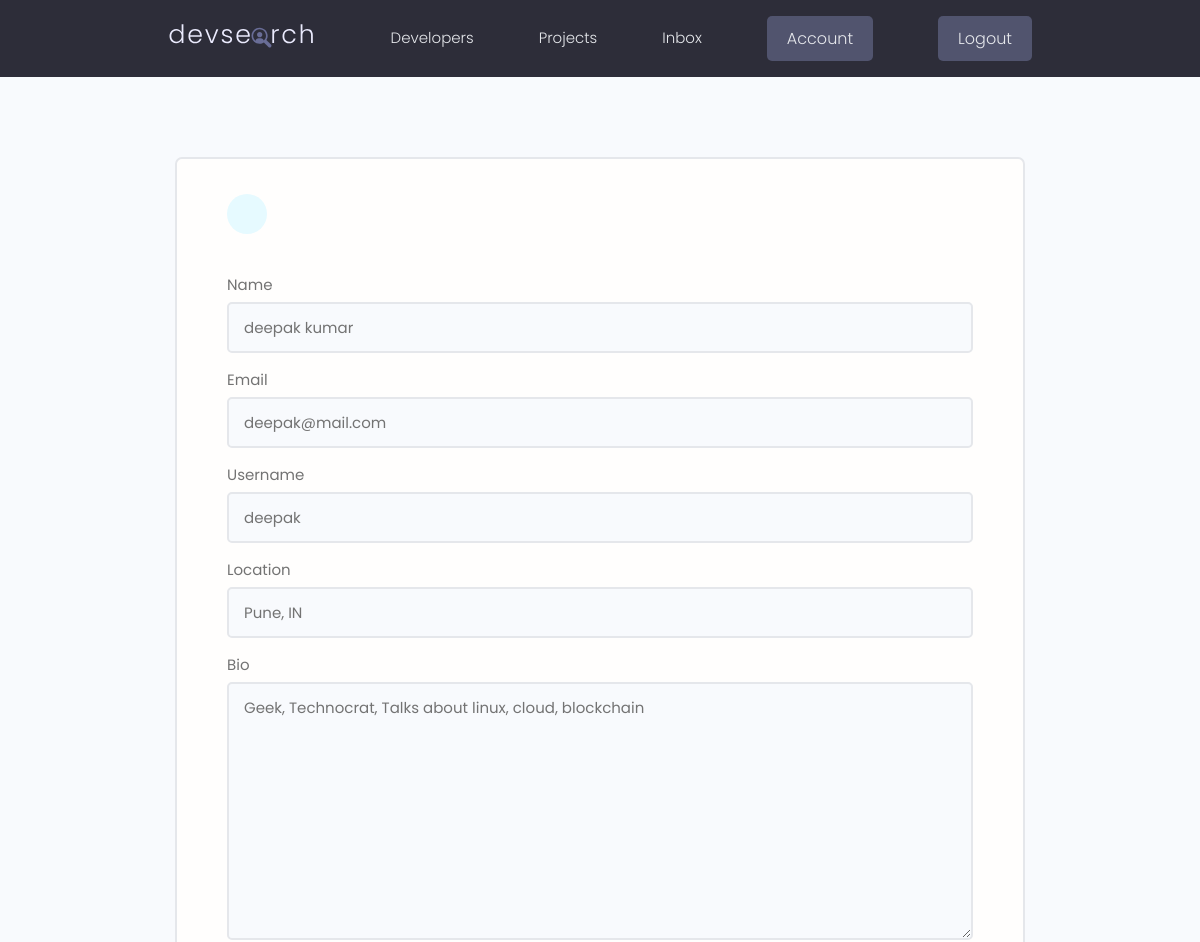
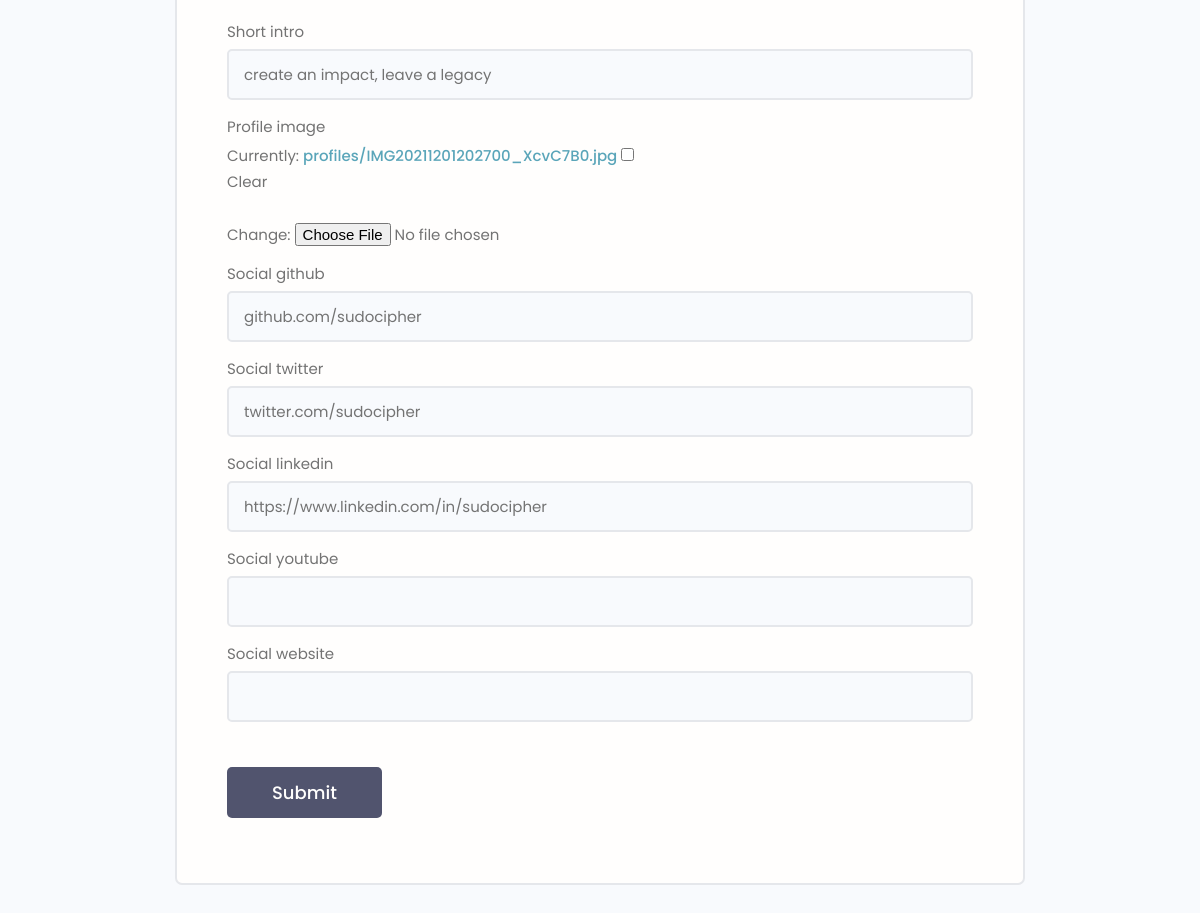
The page /edit-account/ (signed in) on the database its author committed (2 pictures, top to bottom).
### users/models.py (models this page shows, shortened)
class Profile(models.Model):
    user = models.OneToOneField(User, on_delete=models.CASCADE,null=True, blank=True)
    name = models.CharField(max_length=200, blank=True, null=True)
    email = models.EmailField(max_length=500, blank=True, null=True)
    username = models.CharField(max_length=200, blank=True, null=True)
    location = models.CharField(max_length=200, blank=True, null=True)
    short_intro = models.CharField(max_length=200, blank=True, null=True)
    bio = models.TextField(blank=True, null=True)
    profile_image = models.ImageField(null=True, blank=True, upload_to='profiles/', default="profiles/user-default.png")
    social_github = models.CharField(max_length=200, blank=True, null=True)
    social_twitter = models.CharField(max_length=200, blank=True, null=True)
    social_linkedin = models.CharField(max_length=200, blank=True, null=True)
    social_youtube = models.CharField(max_length=200, blank=True, null=True)
    social_website = models.CharField(max_length=200, blank=True, null=True)
    created = models.DateTimeField(auto_now_add=True)
    id = models.UUIDField(default=uuid.uuid4, unique=True, primary_key=True, editable=False)

### users/views.py (the view)
# urls.py: path('edit-account/', views.editAccount, name="edit-account"),
@login_required(login_url="login")
def editAccount(request):
    profile = request.user.profile
    form = ProfileForm(instance=profile)
    if request.method == "POST":
        form = ProfileForm(request.POST, request.FILES, instance=profile)
        if form.is_valid():
            form.save()
            return redirect('account')
    context = {"form": form}
    return render(request, 'users/profile_form.html', context)

### users/forms.py
class ProfileForm(ModelForm):
    class Meta:
        model = Profile
        fields = ["name", "email", "username", "location", "bio", "short_intro", "profile_image", "social_github", "social_twitter", "social_linkedin", "social_youtube", "social_website"]
    def __init__(self, *args, **kwargs):
        super(ProfileForm, self).__init__(*args, **kwargs)
        for name, field in self.fields.items():
            field.widget.attrs.update({'class': 'input'})

### users/templates/users/profile_form.html (shortened to what this page needs)
{% extends 'main.html' %}
{% block content %}
<main class="formPage my-xl">
    <div class="content-box">
        <div class="formWrapper">
            <a class="backButton" href="{% url 'account' %}"></a>
            <br>
            <form class="form" action="{% url 'edit-account' %}" method="POST" enctype="multipart/form-data">
                {% for field in form %}
                <div class="form__field">
                    <label for="formInput#text">{{field.label}} </label>
                    {{field}}
                </div>
                {% endfor %}
                <input class="btn btn--sub btn--lg  my-md" type="submit" value="Submit" />
            </form>
        </div>
    </div>
</main>
{% endblock content %}

### static/styles/app.css (style rules this page uses)
:root { --color-sub: #2d2d39; }
.btn--sub { background-color: var(--color-sub-light); }
.content-box { width: 95%; max-width: 85rem; margin: 0 auto; }
.backButton { background: var(--color-main-light); color: var(--color-main); width: 4rem; height: 4rem; display: flex; align-items: center; justify-content: center; border-radius: 50%; }
.formPage .formWrapper { list-style: none; background: var(--color-white); padding: 3.5rem 5rem; border: 2px solid var(--color-light); border-radius: 0.7rem; }

### static/uikit/styles/modules/_variables.css (style rules this page uses)
:root { --color-main: #5aa5b9; --color-main-light: #e6faff; --color-sub: #3f4156; --color-sub-light: #51546e; --color-sub-lighter: #ededfd; --color-text: #737373; --color-gray: #8b8b8b; --color-light: #e5e7eb; --color-light-gray: #767676; --color-bg: #f8fafd; --color-white: #fffefd; --color-white-light: #f3f3f3; --color-success: #359e64; --color-success-bg: #def8e8; --color-error: #fc4b0b; --color-error-bg: #fff2ee; --font-base: 'Poppins', arial, helvetica, 'Segoe UI', roboto, ubuntu, sans-serif; --font-monospace: 'Fira Code', 'Courier New', courier, monospace; --font-regular: 300; --font-medium: 500; --font-bold: 700; --generic-shadow: 1px 1px 5px #00000010; --generic-transition: all 0.3s ease-in-out; }

### static/uikit/styles/modules/_base.css (style rules this page uses)
* { margin: 0; padding: 0; box-sizing: border-box; text-rendering: optimizeLegibility; color: inherit; font-size: inherit; }
html { font-size: 50%; }
@media only screen and (min-width: 480px) { html { font-size: 56.25%; } }
@media only screen and (min-width: 1200px) { html { font-size: 62.5%; } }
body { line-height: 1.6; font-weight: 400; font-size: 1.5rem; color: var(--color-text); background-color: var(--color-bg); min-height: 100vh; }

### static/uikit/styles/modules/_typography.css (style rules this page uses)
* { font-family: var(--font-base); }
a { padding-bottom: 2px; text-decoration: none; display: inline-block; color: var(--color-main); font-weight: var(--font-medium); }

### static/uikit/styles/modules/_utilities.css (style rules this page uses)
.my-md { margin: 3rem auto; }
.my-xl { margin: 8rem auto; }

### static/uikit/styles/modules/_button.css (style rules this page uses)
.btn { display: inline-block; position: relative; cursor: pointer; background-color: var(--color-light); font-weight: var(--font-medium); color: var(--color-sub); text-decoration: none; padding: 1rem 2rem; border-radius: 0.5rem; border: none; width: -webkit-fit-content; width: -moz-fit-content; width: fit-content; height: -webkit-fit-content; height: -moz-fit-content; height: fit-content; font-size: 1.6rem; outline-width: 0; outline-color: transparent; -webkit-backface-visibility: hidden; backface-visibility: hidden; transition: all 0.3s ease-in-out; }
.btn--sub { background-color: var(--color-sub); color: var(--color-white); }
.btn--lg { font-size: 1.8rem; padding: 1.2rem 4.5rem; }

### static/uikit/styles/modules/_form.css (style rules this page uses)
.form { display: block; }
.form__field { margin-top: 1.5rem; margin-bottom: 1.5rem; }
.form__label, .form__field > label { display: block; margin-bottom: 0.5rem; color: var(--color-text); }
input.input[type='text'], input.input[type='email'], input.input[type='password'], input.input[type='number'], textarea.input { min-width: 24rem; width: 100%; padding: 1.2rem 1.5rem; border-radius: 0.5rem; border: 2px solid var(--color-light); transition: all 0.3s ease-in-out; background-color: var(--color-bg); }

### rows shown on the page
Profile: form "deepak kumar" "deepak@mail.com" "deepak" "Pune, IN" "Geek, Technocrat, Talks about linux, cloud, blockchain" "create an impact, leave a legacy" "github.com/sudocipher" "twitter.com/sudocipher" "https://www.linkedin.com/in/sudocipher"

### other values the page prints
{{ field.label }} "Name" "Email" "Username" "Location" "Bio" "Short intro" "Profile image" "Social github" "Social twitter" "Social linkedin" "Social youtube" "Social website"
